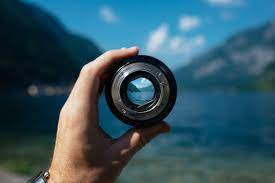
#> input picture images/download.jpg, 275 x 183 px, found by its file name
$ python flip_image.py
#> lines starting #> are read from the running program, lines starting #| are printed output that depends on the picture
# importing cv2
import cv2

# path
path = r"images\download.jpg"

# Reading an image in default mode
src = cv2.imread(path)
#> src is the input picture: shape (183, 275, 3); mean B, G, R 99.5, 86.3, 51.8

# Window name in which image is displayed
window_name = 'Image'

# Using cv2.flip() method
# Use Flip code 0 to flip vertically
image = cv2.flip(src, 0)
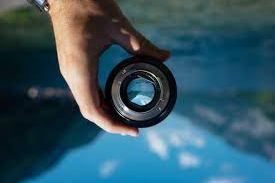
#> image: shape (183, 275, 3); mean B, G, R 99.5, 86.3, 51.8

# Displaying the image
cv2.imshow(window_name, image)
cv2.waitKey(0)
